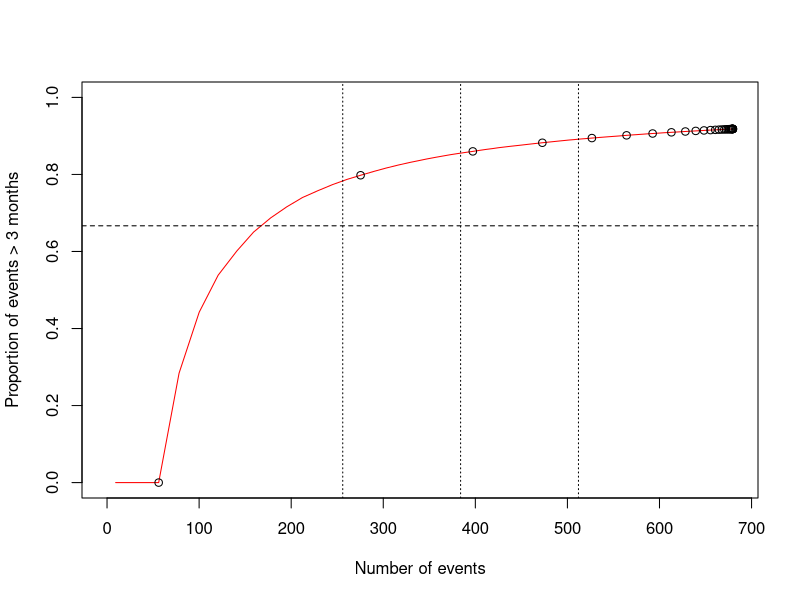
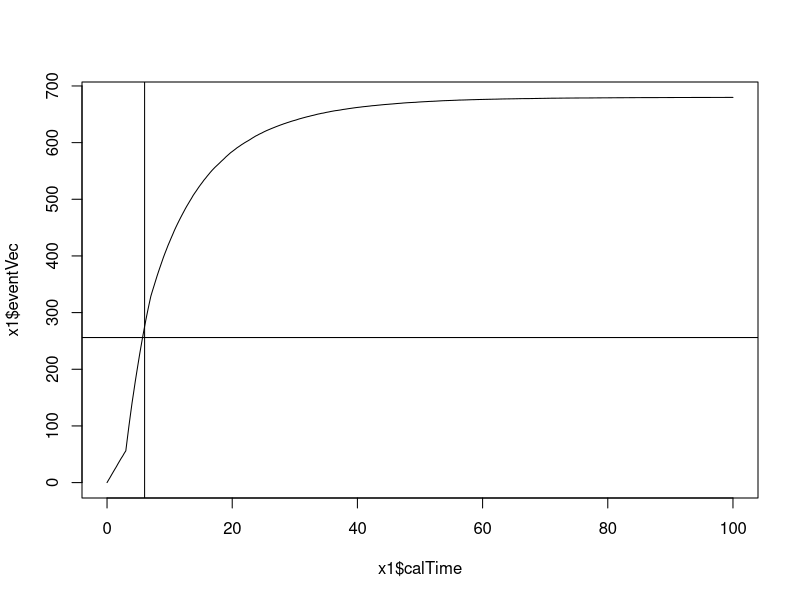

Write the R code that produced these figures, in order.

# lambdac <- log(2)/12
# HR1 <- 0.75
# T1 <- 0
# HR2 <- 0.75
# numPatients <- 340
# recTime <- 34

lambdac <- log(2)/24
T1 <- 3
HR1 <- 5
T2 <- 7
HR2 <- 2.5
recTime <- 0

numPatients <- 340

# generateData <- function(lambdac, HR1, T1, HR2, numPatients, recTime) {
#   CP <- exp(-lambdac*HR1*T1)
#   u <- runif(numPatients)
#   controlData <- -log(u)/lambdac
#   u <- runif(numPatients)
#   treatmentData <- ifelse(u>CP, -log(u)/(lambdac*HR1), (1/(lambdac*HR2))*(lambdac*HR2*T1-log(u)-lambdac*HR1*T1))
#   dataCombined <- data.frame(time = c(controlData, treatmentData), group = c(rep("Control", numPatients), rep("Treatment", numPatients)))
#   dataCombined$recTime <- runif(numPatients*2, min = 0, max = recTime)
#   dataCombined$pseudo_time <- dataCombined$time + dataCombined$recTime
#   return(dataCombined)
# }

generateDataPiecewise <- function(lambdac, HR1, HR2, T1, T2, numPatients, recTime){
  CP1 <- exp(-lambdac*T1)
  CP2 <- exp(-lambdac*T1 - lambdac*HR1*(T2-T1))
  u <- runif(numPatients)
  controlData <- ifelse(u>CP1, -log(u)/lambdac, (1/(lambdac*HR1))*(lambdac*HR1*T1-log(u)-lambdac*T1))
  u <- runif(numPatients)
  treatmentData <- ifelse(u>CP1, -log(u)/lambdac, ifelse(u<CP2, (1/(lambdac*HR2))*(lambdac*HR2*T2-log(u)-lambdac*T1-lambdac*HR1*(T2-T1)), (1/(lambdac*HR1))*(lambdac*HR1*T1-log(u)-lambdac*T1)))
  dataCombined <- data.frame(time = c(controlData, treatmentData), group = c(rep("Control", numPatients), rep("Treatment", numPatients)))
  dataCombined$recTime <- runif(numPatients*2, min = 0, max = recTime)
  dataCombined$pseudo_time <- dataCombined$time + dataCombined$recTime
  return(dataCombined)
}


# Function to perform censoring and analysis
censFunc <- function(dataset, censTime) {
  
  # Censor the observations
  dataset$status <- as.integer(dataset$pseudo_time <= censTime)
  
  # Only include patients enrolled by the censoring time
  dataset <- dataset[dataset$recTime <= censTime, ]
  
  # Calculate survival time
  dataset$survival_time <- ifelse(dataset$status == 1, dataset$time, censTime - dataset$recTime)
  
  sampleSize <- nrow(dataset)
  
  return(list(dataCombined = dataset, censTime = censTime, sampleSize = sampleSize))
}


propEventFunc <- function(lambdac, HR1, HR2, T1, T2, numPatients, recTime){
  # Set parameters
  numSimulations <- 100
  calTime <- seq(0, 100, by = 0.25)
  
  # Initialize an empty matrix for storing results
  eventMatrix <- matrix(NA, nrow = numSimulations, ncol = length(calTime))
  
  # Simulate data and fill in the matrix
  for (k in 1:numSimulations) {
    dataCombined <- generateDataPiecewise(lambdac, HR1, HR2, T1, T2, numPatients, recTime)
    eventMatrix[k,] <- sapply(calTime, function(t) sum(dataCombined$pseudo_time < t))
  }
  
  # Calculate mean for each column
  eventVec <- colMeans(eventMatrix)
  
  
  propMatrix <- matrix(NA, nrow = numSimulations, ncol = length(calTime))
  
  for (k in 1:numSimulations){
    
    # Assuming dataCombined$pseudo_time is a vector of pseudo times
    dataCombined <- generateDataPiecewise(lambdac, HR1, HR2, T1, T2, numPatients, recTime)
    
    # Create a function for the inner loop to avoid unnecessary copying
    censFuncInner <- function(data, threshold) {
      newDataCombined <- censFunc(data, threshold)$dataCombined
      newDataCombined <- newDataCombined[newDataCombined$status == 1, ]
      mean(newDataCombined$survival_time > 3)
    }
    
    # Use sapply for vectorized calculations
    propMatrix[k,] <- sapply(calTime, censFuncInner, data = dataCombined)
    
  }
  
  # Calculate mean for each column
  eventProp <- colMeans(propMatrix)
  
  return(list(eventProp = eventProp, eventVec = eventVec, calTime = calTime))
  
}


x1 <- propEventFunc(lambdac, HR1, HR2, T1, T2, numPatients, recTime)
plotTime <- seq(1, 401, by = 12)
plot(x1$eventVec, x1$eventProp, type = "l", ylim = c(0, 1), xlab = "Number of events", 
     ylab = "Proportion of events > 3 months", col = "red")
points(x1$eventVec[plotTime], x1$eventProp[plotTime])
abline(h = 2/3, lty = 2)
abline(v = 512*0.5, lty = 3)
abline(v = 512*0.75, lty = 3)
abline(v = 512, lty = 3)

plot(x1$calTime, x1$eventVec, type = "l")
abline(v = 6)
abline(h = 256)

# x1 <- propEventFunc(lambdac, HR1, T1, HR2, numPatients, 0)
# x2 <- propEventFunc(lambdac, HR1, T1, HR2, numPatients, 12)
# x3 <- propEventFunc(lambdac, HR1, T1, HR2, numPatients, 34)
# x4 <- propEventFunc(lambdac, HR1, T1, HR2, numPatients, 60)
# 
# plot(x1$calTime, x1$eventVec, type = "l", xlab = "Calendar time", ylab = "Number of events")
# lines(x2$calTime, x2$eventVec, lty = 2, col = "blue")
# lines(x3$calTime, x3$eventVec, lty = 3, col = "red")
# lines(x4$calTime, x4$eventVec, lty = 4, col = "green")
# legend("bottomright", legend = c("R = 0", "R = 12", "R = 34", "R = 60"), col = c("black", "blue", "red", "green"), lty = 1:4)
# 
# plot(x1$calTime, x1$eventProp, type = "l", xlab = "Calendar time", ylab = "Proportion of events > 3 months")
# lines(x2$calTime, x2$eventProp, lty = 2, col = "blue")
# lines(x3$calTime, x3$eventProp, lty = 3, col = "red")
# lines(x4$calTime, x4$eventProp, lty = 4, col = "green")
# legend("bottomright", legend = c("R = 0", "R = 12", "R = 34", "R = 60"), col = c("black", "blue", "red", "green"), lty = 1:4)
# abline(h = 2/3, lty = 2)
# 
# 
# plot(x1$eventVec, x1$eventProp, type = "l", ylim = c(0, 1), xlab = "Number of events", ylab = "Proportion of events > 3 months")
# lines(x2$eventVec, x2$eventProp, col = "blue", lty = 2)
# lines(x3$eventVec, x3$eventProp, col = "red", lty = 3)
# lines(x4$eventVec, x4$eventProp, col = "green", lty = 4)
# legend("bottomright", legend = c("R = 0", "R = 12", "R = 34", "R = 60"), col = c("black", "blue", "red", "green"), lty = 1:4)
# abline(h = 2/3, lty = 2)
# abline(v = 512*0.5, lty = 3)
# abline(v = 512*0.75, lty = 3)
# abline(v = 512, lty = 3)
# 
# 
# 
# 
# 
# 
# 
# 
# 
# 
# 
# 
# 
